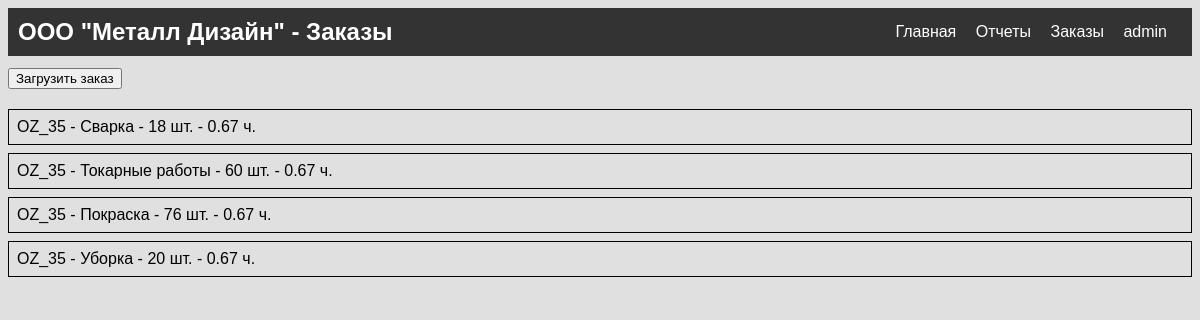
The page /orders/ (signed in) on the database as committed earlier.
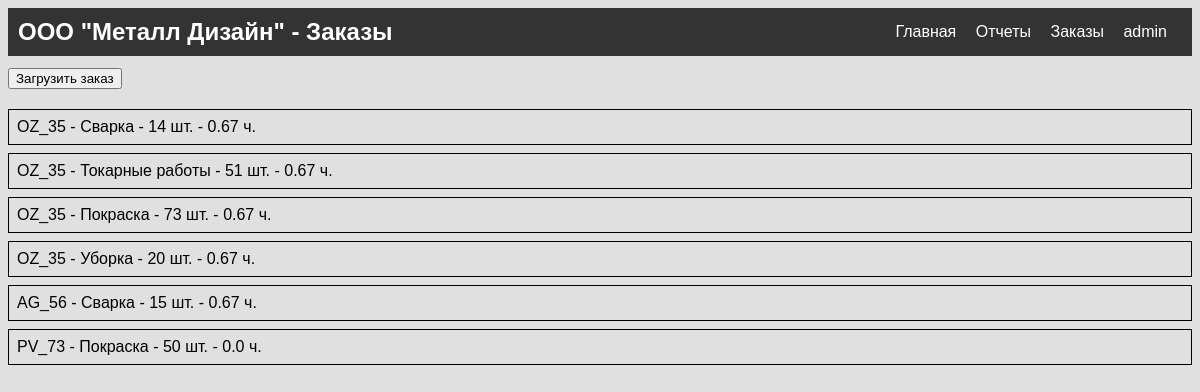
The same page on the database as committed later.
### zavod/models/task.py (models this page shows, shortened)
class Task(models.Model):
    code = models.CharField(max_length=50)
    name = models.TextField()
    count_times = models.FloatField(default=0)
    count_detail = models.IntegerField(default=0)
    cost = models.DecimalField(max_digits=10, decimal_places=2, default=0)
    sels = models.IntegerField()
    position = models.ForeignKey(Position, on_delete=models.CASCADE)

### zavod/views.py (the view)
# urls.py: path('orders/',views.orders, name='orders'),
@login_required
def orders(request):
    active_orders = Task.objects.filter(count_detail__gt=0)
    context = {'active_orders': active_orders}
    return render(request, 'zavod/orders.html', context)

### zavod/templates/zavod/orders.html (shortened to what this page needs)
{% load static %}
<!DOCTYPE html>
<html lang="en">
<head>
    <link rel="stylesheet" href="{% static 'zavod/style.css' %}">
</head>
<body>
      <div class = "heads">
    <div class = "heads-column">
    <h2>ООО "Металл Дизайн" - Заказы</h2>
    </div>
    <div class="menu">
         <a href="{% url 'employee_list' %}">Главная</a>
         <a href="{% url 'reports' %}">Отчеты</a>
        <a href="{% url 'orders' %}">Заказы</a>
        <a href="/admin">admin</a>
    </div>
    </div>
    <button type="button" class="upload-btn" onclick ="UploadOrders()">Загрузить заказ</button>
    {% if active_orders %}
        <div class="active-orders">
        <ul>
            {% for order in active_orders %}
                <li>{{ order.code }} - {{ order.name }} - {{ order.count_detail }} шт. - {{ order.count_times}} ч.</li>
            {% endfor %}
        </div>
    {% else %}
        <p>Нет активных заказов.</p>
    {% endif %}
</body>
</html>

Rows that differ between the two databases and show on the page:
changed Task (number 1 of 6 on the later page): count_detail "18" → "14"
changed Task "Токарные работы": count_detail "60" → "51"
changed Task (number 3 of 6 on the later page): count_detail "76" → "73"
added Task: code "AG_56", name "Сварка", count_detail "15", count_times "0.67"
added Task: code "PV_73", name "Покраска", count_detail "50", count_times "0.0"
